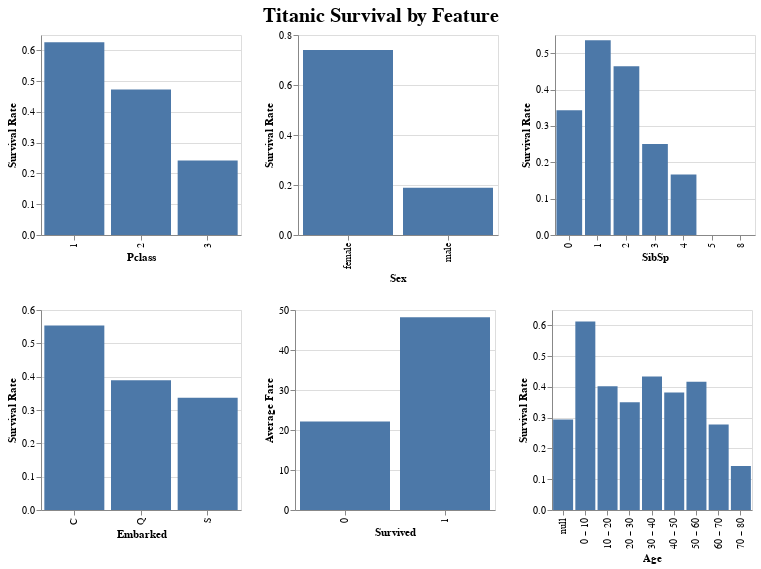

Notebook source saved alongside this figure:
### Code cell
# Plot titanic survival by feature
@vlplot(title={text = "Titanic Survival by Feature", fontSize = 20, anchor = "middle"}) + 
[[p1 p2 p3 ]; [p4 p5 p6]]

### Figure 1 — Vega-Lite specification as saved in the notebook (floating-point values rounded to 4 significant figures; data arrays with more than 128 entries replaced by an {"elided": "..."} marker saying what was removed)
{"title": {"anchor": "middle", "fontSize": 20, "text": "Titanic Survival by Feature"}, "vconcat": [{"hconcat": [{"data": {"values": {"elided": "889 records"}}, "encoding": {"x": {"field": "Pclass", "type": "nominal"}, "y": {"aggregate": "mean", "field": "Survived", "title": "Survival Rate", "type": "quantitative"}}, "height": 200, "mark": "bar", "width": 200}, {"data": {"values": {"elided": "889 records"}}, "encoding": {"x": {"field": "Sex", "type": "nominal"}, "y": {"aggregate": "mean", "field": "Survived", "title": "Survival Rate", "type": "quantitative"}}, "height": 200, "mark": "bar", "width": 200}, {"data": {"values": {"elided": "889 records"}}, "encoding": {"x": {"field": "SibSp", "type": "nominal"}, "y": {"aggregate": "mean", "field": "Survived", "title": "Survival Rate", "type": "quantitative"}}, "height": 200, "mark": "bar", "width": 200}]}, {"hconcat": [{"data": {"values": {"elided": "889 records"}}, "encoding": {"x": {"field": "Embarked", "type": "nominal"}, "y": {"aggregate": "mean", "field": "Survived", "title": "Survival Rate", "type": "quantitative"}}, "height": 200, "mark": "bar", "width": 200}, {"data": {"values": {"elided": "889 records"}}, "encoding": {"x": {"field": "Survived", "type": "nominal"}, "y": {"aggregate": "mean", "field": "Fare", "title": "Average Fare", "type": "quantitative"}}, "height": 200, "mark": "bar", "width": 200}, {"data": {"values": {"elided": "889 records"}}, "encoding": {"x": {"bin": true, "field": "Age", "title": "Age", "type": "nominal"}, "y": {"aggregate": "mean", "field": "Survived", "title": "Survival Rate", "type": "quantitative"}}, "height": 200, "mark": "bar", "width": 200}]}]}
